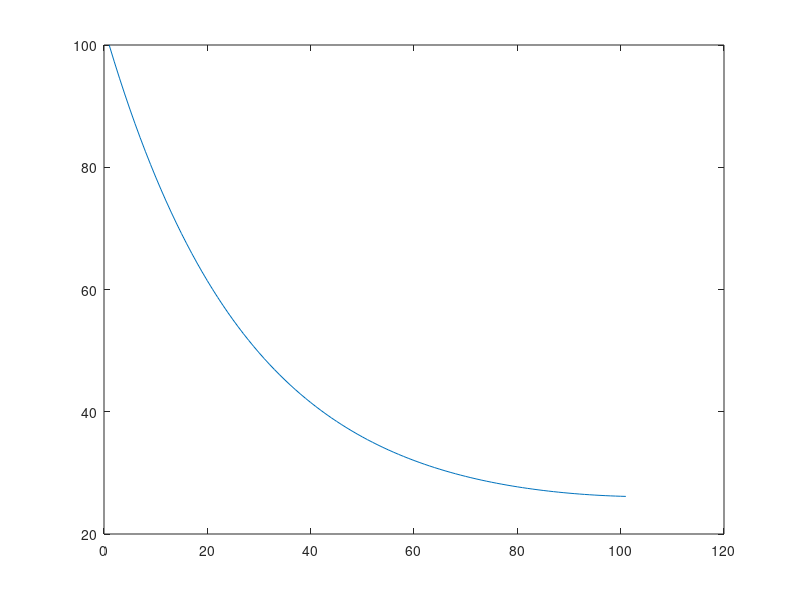

The MATLAB source for this figure:
N = 101; % Number of Nodes, assuing node 1 = 100 deg. C
T1 = 100; %First node temperature
Tinf = 22.72999604; %ambient temp
hAir = 4.7; %Convection Coeff.
kBar = 167; % conduction Coeff.
Ac = 0.00008064; %Cross Section Area
dy = (1/(N-1)); %the change in height between each node
A = 0.0381 * dy; % Perimeter * dy
temp = zeros(1,N);
temp = temp + 50;
temp(1) = T1;

%disp(temp);
%%
for d = 1:30000
    count = 2;
    for i = 2:(N-1)
        temp(count) = ((kBar*Ac*(temp(count-1)+temp(count+1))+(dy*hAir*A*Tinf))/((dy*hAir*A)+(2*kBar*Ac))); 
        count = count + 1;
    end
    temp(N) = ((dy*hAir*(A/2+Ac)*Tinf)+(kBar*Ac*temp(count-1))/((dy*hAir*(A/2+Ac))+(kBar*Ac)));
end
disp(temp);

x = 1:1:N;
y = temp;
plot(x,y)